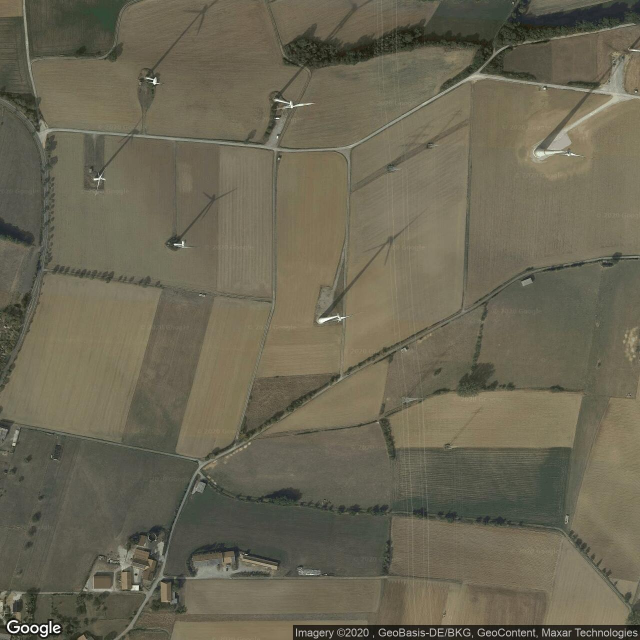
#> input picture images/example.jpg, 1280 x 1280 px (shown at 1/2 size)
$ python -i data_generators.py   (imports and definitions only)
#> lines starting #> are read from the running program, lines starting #| are printed output that depends on the picture
from __future__ import absolute_import
import numpy as np
import cv2
import random
import math
import copy
from . import data_augment
import threading
import itertools


# [40 lines left out: functions union, intersection, iou, get_new_img_size, not called in this run]


class SampleSelector:
	# [268 lines left out: functions __init__, skip_sample_for_balanced_class, calc_rpn, calc_rpn_modified, not called in this run]

class threadsafe_iter:
	"""Takes an iterator/generator and makes it thread-safe by
	serializing call to the `next` method of given iterator/generator.
	"""
	def __init__(self, it):
		self.it = it
		self.lock = threading.Lock()

	def __iter__(self):
		return self

	def next(self):
		with self.lock:
			return next(self.it)


# [6 lines left out: function threadsafe_generator, not called in this run]

def hisEqulColor(img):
	ycrcb=cv2.cvtColor(img,cv2.COLOR_BGR2YCR_CB)
	channels=cv2.split(ycrcb)
	cv2.equalizeHist(channels[0],channels[0])
	cv2.merge(channels,ycrcb)
	cv2.cvtColor(ycrcb,cv2.COLOR_YCR_CB2BGR,img)
	return img

# [141 lines left out: functions get_anchor_gt, get_modified_gt, not called in this run]

>>> import cv2
>>> picture = cv2.imread('../images/example.jpg')
#> picture is the input picture: shape (1280, 1280, 3); mean B, G, R 83.3, 101.7, 106.5
>>> result = hisEqulColor(picture)
#> in hisEqulColor, `ycrcb=cv2.cvtColor(img,cv2.COLOR_BGR2YCR_CB)`: ycrcb: shape (1280, 1280, 3); mean of channels 0, 1, 2 101, 131.9, 117.9
#> in hisEqulColor, `cv2.cvtColor(ycrcb,cv2.COLOR_YCR_CB2BGR,img)`: ycrcb: shape (1280, 1280, 3); mean of channels 0, 1, 2 129.5, 131.9, 117.9
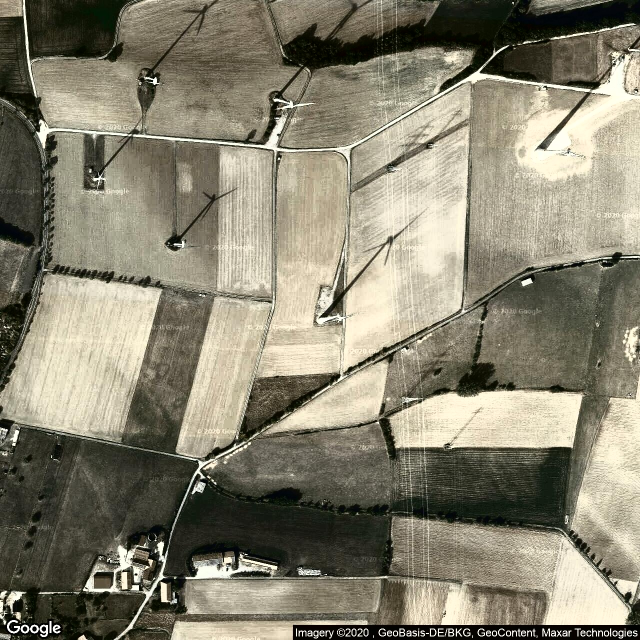
#> result: shape (1280, 1280, 3) (shown at 1/2 size); mean B, G, R 111.8, 130.2, 134.9
